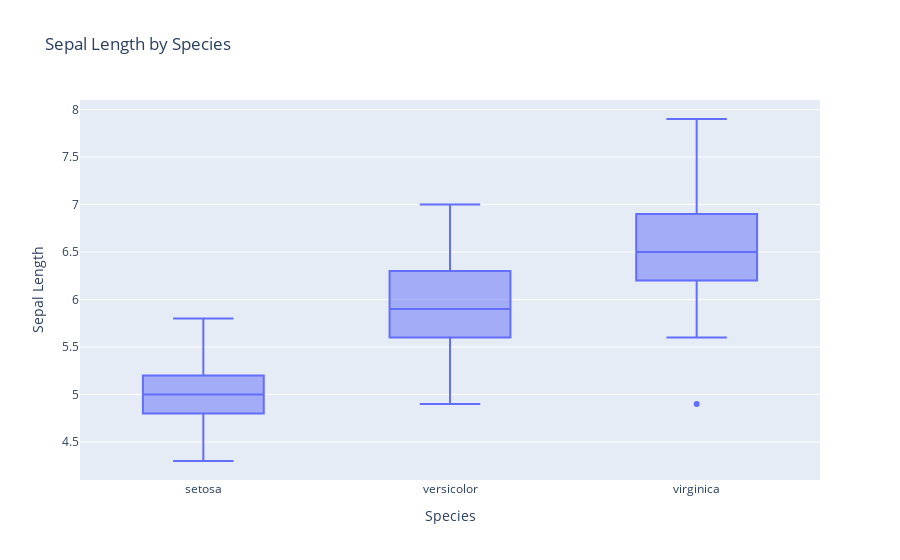

Notebook cell for this chart:
### Markdown cell above
In this boxplot made using Plotly, you can hover over each boxplot, and the given information will be displayed.

- maximum value
- minimum value
- first quartile (q1)
- third quartile (q3)

You can also zoom in to view individual plots.

### Code cell
# Create a box plot by sepal length
fig = px.box(df, x="species", y="sepal_length", title="Sepal Length by Species",
             labels={'species': 'Species', 'sepal_length': 'Sepal Length'})

# Show the plot
fig.show()

### Figure 1 — Plotly figure (JSON) as saved in the notebook; plotly's stock layout.template omitted (floating-point values rounded to 4 significant figures; data arrays with more than 128 entries replaced by an {"elided": "..."} marker saying what was removed)
{"data": [{"alignmentgroup": "True", "hovertemplate": "Species=%{x}<br>Sepal Length=%{y}<extra></extra>", "legendgroup": "", "marker": {"color": "#636efa"}, "name": "", "notched": false, "offsetgroup": "", "orientation": "v", "showlegend": false, "type": "box", "x": {"elided": "150 str values"}, "x0": " ", "xaxis": "x", "y": {"elided": "150 float values"}, "y0": " ", "yaxis": "y"}], "layout": {"boxmode": "group", "legend": {"tracegroupgap": 0}, "title": {"text": "Sepal Length by Species"}, "xaxis": {"anchor": "y", "domain": [0, 1], "title": {"text": "Species"}}, "yaxis": {"anchor": "x", "domain": [0, 1], "title": {"text": "Sepal Length"}}}}
